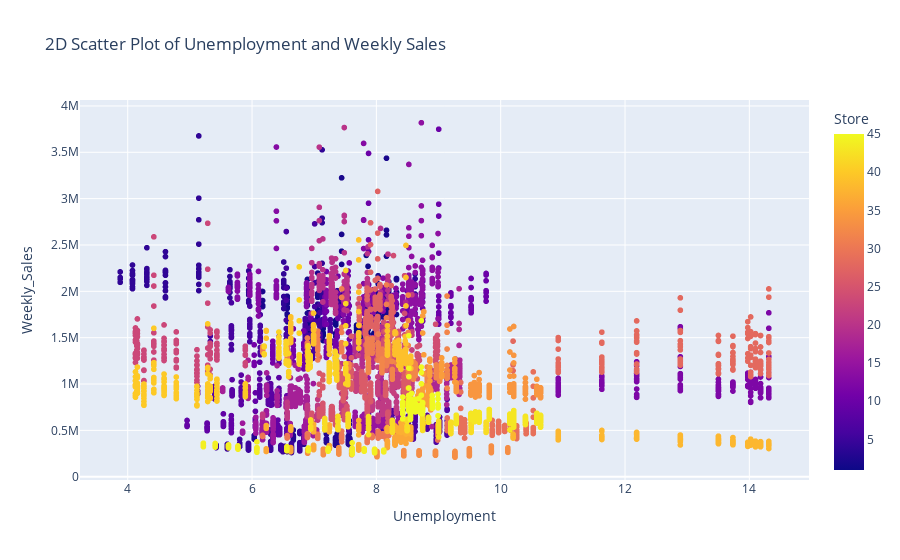

This figure's notebook cell:
### Code cell
px.scatter(walmart,x='Unemployment',y='Weekly_Sales',color='Store',title='2D Scatter Plot of Unemployment and Weekly Sales')

### Figure 1 — Plotly figure (JSON) as saved in the notebook; plotly's stock layout.template omitted (floating-point values rounded to 4 significant figures; data arrays with more than 128 entries replaced by an {"elided": "..."} marker saying what was removed)
{"data": [{"hovertemplate": "Unemployment=%{x}<br>Weekly_Sales=%{y}<br>Store=%{marker.color}<extra></extra>", "legendgroup": "", "marker": {"color": {"elided": "6435 int values"}, "coloraxis": "coloraxis", "symbol": "circle"}, "mode": "markers", "name": "", "showlegend": false, "type": "scattergl", "x": {"elided": "6435 float values"}, "xaxis": "x", "y": {"elided": "6435 float values"}, "yaxis": "y"}], "layout": {"coloraxis": {"colorbar": {"title": {"text": "Store"}}, "colorscale": [[0, "#0d0887"], [0.1111, "#46039f"], [0.2222, "#7201a8"], [0.3333, "#9c179e"], [0.4444, "#bd3786"], [0.5556, "#d8576b"], [0.6667, "#ed7953"], [0.7778, "#fb9f3a"], [0.8889, "#fdca26"], [1, "#f0f921"]]}, "legend": {"tracegroupgap": 0}, "title": {"text": "2D Scatter Plot of Unemployment and Weekly Sales"}, "xaxis": {"anchor": "y", "domain": [0, 1], "title": {"text": "Unemployment"}}, "yaxis": {"anchor": "x", "domain": [0, 1], "title": {"text": "Weekly_Sales"}}}}
